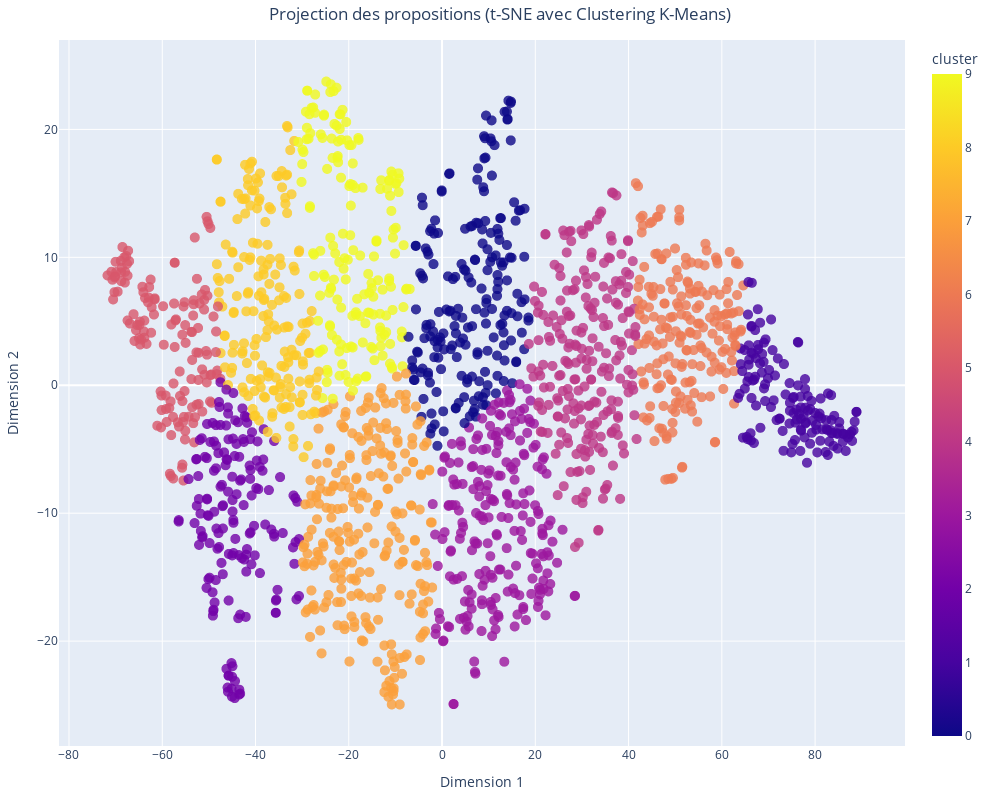

Notebook source saved alongside this figure:
### Code cell
import plotly.express as px
from sklearn.manifold import TSNE
from sklearn.preprocessing import StandardScaler
from sklearn.cluster import KMeans
import pandas as pd
import matplotlib.pyplot as plt  # Pour la palette 'tab10'

# Normalisation des vecteurs
scaler = StandardScaler()
vectors_normalized = scaler.fit_transform(proposition_vectors)

# Réduction des vecteurs à 2 dimensions avec t-SNE
tsne = TSNE(n_components=2, random_state=42, perplexity=30, n_iter=1000)
word_vectors_2d = tsne.fit_transform(vectors_normalized)

# Appliquer le clustering K-Means
n_clusters = 10
kmeans = KMeans(n_clusters=n_clusters, random_state=42)
cluster = kmeans.fit_predict(word_vectors_2d)
data['cluster'] = cluster

# Préparer les données pour le graphique
df1 = pd.DataFrame(word_vectors_2d, columns=['Dim1', 'Dim2'])
df1['propositions'] = data['Proposition']
df1['cluster'] = cluster
df1['vote'] = data['Catégorie']
df1['proposition_vectors'] = data['mean_vector']

# Récupérer la palette 'tab10' et convertir les couleurs
tab10_colors = [plt.cm.tab10(i) for i in range(n_clusters)]
tab10_colors_hex = [f'rgb({int(r*255)}, {int(g*255)}, {int(b*255)})' for r, g, b, _ in tab10_colors]

# Créer le nuage de points avec Plotly
fig = px.scatter(
    df1,
    x='Dim1',
    y='Dim2',
    color='cluster',  # Utiliser les clusters pour la coloration
    hover_name='propositions',  # Afficher les propositions lors du survol
    title="Projection des propositions (t-SNE avec Clustering K-Means)",
    labels={'Dim1': 'Dimension 1', 'Dim2': 'Dimension 2'},
    color_discrete_sequence=tab10_colors_hex,  # Utiliser la palette 'tab10'
    width=1000,
    height=800
)

# Personnaliser les points (taille et style)
fig.update_traces(
    marker=dict(size=10, opacity=0.8)  # Taille uniforme similaire à s=100 dans Seaborn
)

# Ajuster le titre et les marges
fig.update_layout(
    legend_title="Clusters",
    title_x=0.5,  # Centrer le titre
    margin=dict(l=40, r=40, t=40, b=40)  # Réduire les marges
)

# Afficher le graphique
fig.show()

### Figure 1 — Plotly figure (JSON) as saved in the notebook; plotly's stock layout.template omitted (floating-point values rounded to 4 significant figures; data arrays with more than 128 entries replaced by an {"elided": "..."} marker saying what was removed)
{"data": [{"hovertemplate": "<b>%{hovertext}</b><br><br>Dimension 1=%{x}<br>Dimension 2=%{y}<br>cluster=%{marker.color}<extra></extra>", "hovertext": {"elided": "1909 str values"}, "legendgroup": "", "marker": {"color": {"elided": "1909 int values"}, "coloraxis": "coloraxis", "opacity": 0.8, "size": 10, "symbol": "circle"}, "mode": "markers", "name": "", "showlegend": false, "type": "scattergl", "x": {"elided": "1909 float values"}, "xaxis": "x", "y": {"elided": "1909 float values"}, "yaxis": "y"}], "layout": {"coloraxis": {"colorbar": {"title": {"text": "cluster"}}, "colorscale": [[0, "#0d0887"], [0.1111, "#46039f"], [0.2222, "#7201a8"], [0.3333, "#9c179e"], [0.4444, "#bd3786"], [0.5556, "#d8576b"], [0.6667, "#ed7953"], [0.7778, "#fb9f3a"], [0.8889, "#fdca26"], [1, "#f0f921"]]}, "height": 800, "legend": {"title": {"text": "Clusters"}, "tracegroupgap": 0}, "margin": {"b": 40, "l": 40, "r": 40, "t": 40}, "title": {"text": "Projection des propositions (t-SNE avec Clustering K-Means)", "x": 0.5}, "width": 1000, "xaxis": {"anchor": "y", "domain": [0, 1], "title": {"text": "Dimension 1"}}, "yaxis": {"anchor": "x", "domain": [0, 1], "title": {"text": "Dimension 2"}}}}
